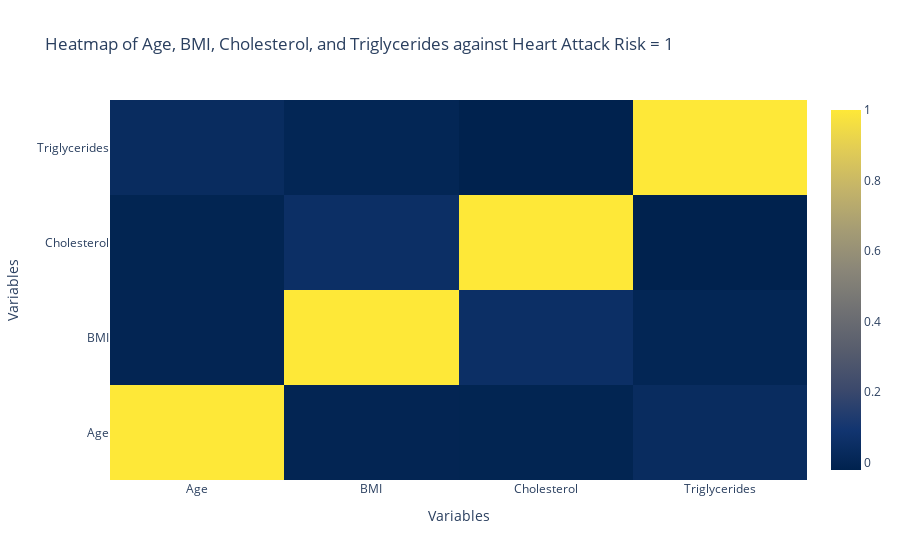

Write notebook code for a chart like this one.
### Code cell
import plotly.graph_objects as go
import pandas as pd

# Filter the DataFrame for rows where heart attack risk is 1
heart_attack_df = heart_df[heart_df['Heart Attack Risk'] == 1]

# Extract data columns
data = heart_attack_df[['Age', 'BMI', 'Cholesterol', 'Triglycerides']]

# Create a correlation matrix
corr_matrix = data.corr()

# Create the heatmap figure

fig = go.Figure(data=go.Heatmap(
                   z=corr_matrix.values,
                   x=corr_matrix.columns,
                   y=corr_matrix.columns,
                   colorscale='Cividis'))
'''
fig = go.Figure(data=go.Heatmap(
                   z=[[1, 2, 3],
                      [4, 5, 6],
                      [7, 8, 9]],
                   colorscale='Viridis'))

# fig.show()
'''
# Add title and axis labels
fig.update_layout(
    title='Heatmap of Age, BMI, Cholesterol, and Triglycerides against Heart Attack Risk = 1',
    xaxis_title='Variables',
    yaxis_title='Variables')

# Show the plot
fig.show()

### Figure 1 — Plotly figure (JSON) as saved in the notebook; plotly's stock layout.template omitted (floating-point values rounded to 4 significant figures)
{"data": [{"colorscale": [[0, "#00224e"], [0.1111, "#123570"], [0.2222, "#3b496c"], [0.3333, "#575d6d"], [0.4444, "#707173"], [0.5556, "#8a8678"], [0.6667, "#a59c74"], [0.7778, "#c3b369"], [0.8889, "#e1cc55"], [1, "#fee838"]], "type": "heatmap", "x": ["Age", "BMI", "Cholesterol", "Triglycerides"], "y": ["Age", "BMI", "Cholesterol", "Triglycerides"], "z": [[1, -0.002598, -0.005613, 0.03755], [-0.002598, 1, 0.05758, 0.001152], [-0.005613, 0.05758, 1, -0.02058], [0.03755, 0.001152, -0.02058, 1]]}], "layout": {"title": {"text": "Heatmap of Age, BMI, Cholesterol, and Triglycerides against Heart Attack Risk = 1"}, "xaxis": {"title": {"text": "Variables"}}, "yaxis": {"title": {"text": "Variables"}}}}
